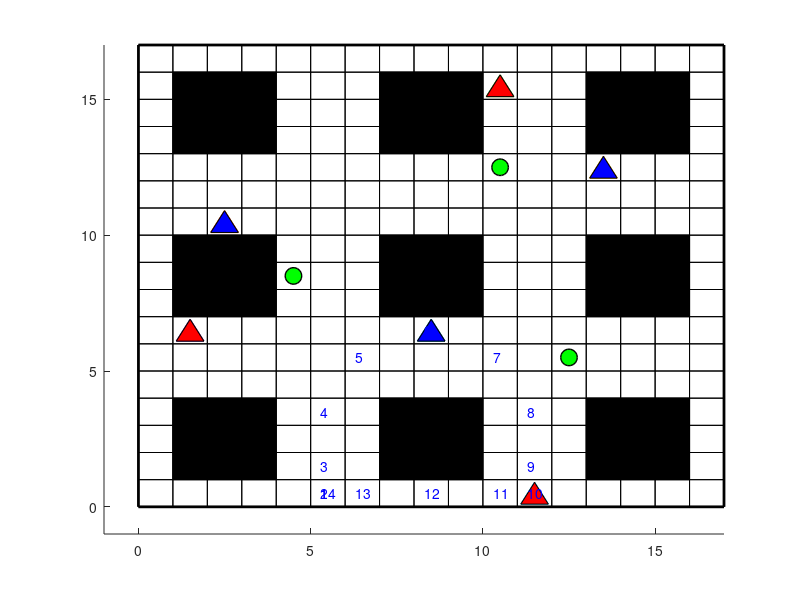

Recreate this plot in MATLAB.
clear all;
close all;
dim_x = 17; dim_y = 17;
axis([-1 dim_x -1 dim_y]);
rectangle('Position', [0, 0, 17, 17], 'linewidth',2);
for i=0:16
        rectangle('Position', [0, i, 17, 1]);
end

for i=0:16
        rectangle('Position', [i, 0, 1, 17]);
end

rectangle('Position',[1, 1, 1, 1], 'facecolor', 'black');
rectangle('Position',[2, 1, 1, 1], 'facecolor', 'black');
rectangle('Position',[3, 1, 1, 1], 'facecolor', 'black');
rectangle('Position',[7, 1, 1, 1], 'facecolor', 'black');
rectangle('Position',[8, 1, 1, 1], 'facecolor', 'black');
rectangle('Position',[9, 1, 1, 1], 'facecolor', 'black');
rectangle('Position',[13, 1, 1, 1], 'facecolor', 'black');
rectangle('Position',[14, 1, 1, 1], 'facecolor', 'black');
rectangle('Position',[15, 1, 1, 1], 'facecolor', 'black');
rectangle('Position',[1, 2, 1, 1], 'facecolor', 'black');
rectangle('Position',[2, 2, 1, 1], 'facecolor', 'black');
rectangle('Position',[3, 2, 1, 1], 'facecolor', 'black');
rectangle('Position',[7, 2, 1, 1], 'facecolor', 'black');
rectangle('Position',[8, 2, 1, 1], 'facecolor', 'black');
rectangle('Position',[9, 2, 1, 1], 'facecolor', 'black');
rectangle('Position',[13, 2, 1, 1], 'facecolor', 'black');
rectangle('Position',[14, 2, 1, 1], 'facecolor', 'black');
rectangle('Position',[15, 2, 1, 1], 'facecolor', 'black');
rectangle('Position',[1, 3, 1, 1], 'facecolor', 'black');
rectangle('Position',[2, 3, 1, 1], 'facecolor', 'black');
rectangle('Position',[3, 3, 1, 1], 'facecolor', 'black');
rectangle('Position',[7, 3, 1, 1], 'facecolor', 'black');
rectangle('Position',[8, 3, 1, 1], 'facecolor', 'black');
rectangle('Position',[9, 3, 1, 1], 'facecolor', 'black');
rectangle('Position',[13, 3, 1, 1], 'facecolor', 'black');
rectangle('Position',[14, 3, 1, 1], 'facecolor', 'black');
rectangle('Position',[15, 3, 1, 1], 'facecolor', 'black');
rectangle('Position',[1, 7, 1, 1], 'facecolor', 'black');
rectangle('Position',[2, 7, 1, 1], 'facecolor', 'black');
rectangle('Position',[3, 7, 1, 1], 'facecolor', 'black');
rectangle('Position',[7, 7, 1, 1], 'facecolor', 'black');
rectangle('Position',[8, 7, 1, 1], 'facecolor', 'black');
rectangle('Position',[9, 7, 1, 1], 'facecolor', 'black');
rectangle('Position',[13, 7, 1, 1], 'facecolor', 'black');
rectangle('Position',[14, 7, 1, 1], 'facecolor', 'black');
rectangle('Position',[15, 7, 1, 1], 'facecolor', 'black');
rectangle('Position',[1, 8, 1, 1], 'facecolor', 'black');
rectangle('Position',[2, 8, 1, 1], 'facecolor', 'black');
rectangle('Position',[3, 8, 1, 1], 'facecolor', 'black');
rectangle('Position',[7, 8, 1, 1], 'facecolor', 'black');
rectangle('Position',[8, 8, 1, 1], 'facecolor', 'black');
rectangle('Position',[9, 8, 1, 1], 'facecolor', 'black');
rectangle('Position',[13, 8, 1, 1], 'facecolor', 'black');
rectangle('Position',[14, 8, 1, 1], 'facecolor', 'black');
rectangle('Position',[15, 8, 1, 1], 'facecolor', 'black');
rectangle('Position',[1, 9, 1, 1], 'facecolor', 'black');
rectangle('Position',[2, 9, 1, 1], 'facecolor', 'black');
rectangle('Position',[3, 9, 1, 1], 'facecolor', 'black');
rectangle('Position',[7, 9, 1, 1], 'facecolor', 'black');
rectangle('Position',[8, 9, 1, 1], 'facecolor', 'black');
rectangle('Position',[9, 9, 1, 1], 'facecolor', 'black');
rectangle('Position',[13, 9, 1, 1], 'facecolor', 'black');
rectangle('Position',[14, 9, 1, 1], 'facecolor', 'black');
rectangle('Position',[15, 9, 1, 1], 'facecolor', 'black');
rectangle('Position',[1, 13, 1, 1], 'facecolor', 'black');
rectangle('Position',[2, 13, 1, 1], 'facecolor', 'black');
rectangle('Position',[3, 13, 1, 1], 'facecolor', 'black');
rectangle('Position',[7, 13, 1, 1], 'facecolor', 'black');
rectangle('Position',[8, 13, 1, 1], 'facecolor', 'black');
rectangle('Position',[9, 13, 1, 1], 'facecolor', 'black');
rectangle('Position',[13, 13, 1, 1], 'facecolor', 'black');
rectangle('Position',[14, 13, 1, 1], 'facecolor', 'black');
rectangle('Position',[15, 13, 1, 1], 'facecolor', 'black');
rectangle('Position',[1, 14, 1, 1], 'facecolor', 'black');
rectangle('Position',[2, 14, 1, 1], 'facecolor', 'black');
rectangle('Position',[3, 14, 1, 1], 'facecolor', 'black');
rectangle('Position',[7, 14, 1, 1], 'facecolor', 'black');
rectangle('Position',[8, 14, 1, 1], 'facecolor', 'black');
rectangle('Position',[9, 14, 1, 1], 'facecolor', 'black');
rectangle('Position',[13, 14, 1, 1], 'facecolor', 'black');
rectangle('Position',[14, 14, 1, 1], 'facecolor', 'black');
rectangle('Position',[15, 14, 1, 1], 'facecolor', 'black');
rectangle('Position',[1, 15, 1, 1], 'facecolor', 'black');
rectangle('Position',[2, 15, 1, 1], 'facecolor', 'black');
rectangle('Position',[3, 15, 1, 1], 'facecolor', 'black');
rectangle('Position',[7, 15, 1, 1], 'facecolor', 'black');
rectangle('Position',[8, 15, 1, 1], 'facecolor', 'black');
rectangle('Position',[9, 15, 1, 1], 'facecolor', 'black');
rectangle('Position',[13, 15, 1, 1], 'facecolor', 'black');
rectangle('Position',[14, 15, 1, 1], 'facecolor', 'black');
rectangle('Position',[15, 15, 1, 1], 'facecolor', 'black');


hold on;
tri=[8.1 8.5 8.9 8.1;6.1 6.9 6.1 6.1];
X=tri(1,:); Y=tri(2,:);
plot(X, Y,'linewidth',1,...
'MarkerEdgeColor', 'k');
fill(X,Y,'b');
tri=[2.1 2.5 2.9 2.1;10.1 10.9 10.1 10.1];
X=tri(1,:); Y=tri(2,:);
plot(X, Y,'linewidth',1,...
'MarkerEdgeColor', 'k');
fill(X,Y,'b');
tri=[13.1 13.5 13.9 13.1;12.1 12.9 12.1 12.1];
X=tri(1,:); Y=tri(2,:);
plot(X, Y,'linewidth',1,...
'MarkerEdgeColor', 'k');
fill(X,Y,'b');
tri=[1.1 1.5 1.9 1.1;6.1 6.9 6.1 6.1];
X=tri(1,:); Y=tri(2,:);
plot(X, Y,'linewidth',1,...
'MarkerEdgeColor', 'k');
fill(X,Y,'r');
tri=[10.1 10.5 10.9 10.1;15.1 15.9 15.1 15.1];
X=tri(1,:); Y=tri(2,:);
plot(X, Y,'linewidth',1,...
'MarkerEdgeColor', 'k');
fill(X,Y,'r');
tri=[11.1 11.5 11.9 11.1;0.1 0.9 0.1 0.1];
X=tri(1,:); Y=tri(2,:);
plot(X, Y,'linewidth',1,...
'MarkerEdgeColor', 'k');
fill(X,Y,'r');
plot(10.5,12.5, 'o', 'LineWidth', 1,...
'MarkerEdgeColor', 'k',...
'MarkerFaceColor', 'g',...
'MarkerSize', 12)
plot(4.5,8.5, 'o', 'LineWidth', 1,...
'MarkerEdgeColor', 'k',...
'MarkerFaceColor', 'g',...
'MarkerSize', 12)
plot(12.5,5.5, 'o', 'LineWidth', 1,...
'MarkerEdgeColor', 'k',...
'MarkerFaceColor', 'g',...
'MarkerSize', 12)
text(5.3,0.5,'\color{blue}1');
text(5.3,0.5,'\color{blue}2');
text(5.3,1.5,'\color{blue}3');
text(5.3,3.5,'\color{blue}4');
text(6.3,5.5,'\color{blue}5');
text(8.3,6.5,'\color{blue}6');
text(10.3,5.5,'\color{blue}7');
text(11.3,3.5,'\color{blue}8');
text(11.3,1.5,'\color{blue}9');
text(11.3,0.5,'\color{blue}10');
text(10.3,0.5,'\color{blue}11');
text(8.3,0.5,'\color{blue}12');
text(6.3,0.5,'\color{blue}13');
text(5.3,0.5,'\color{blue}14');
